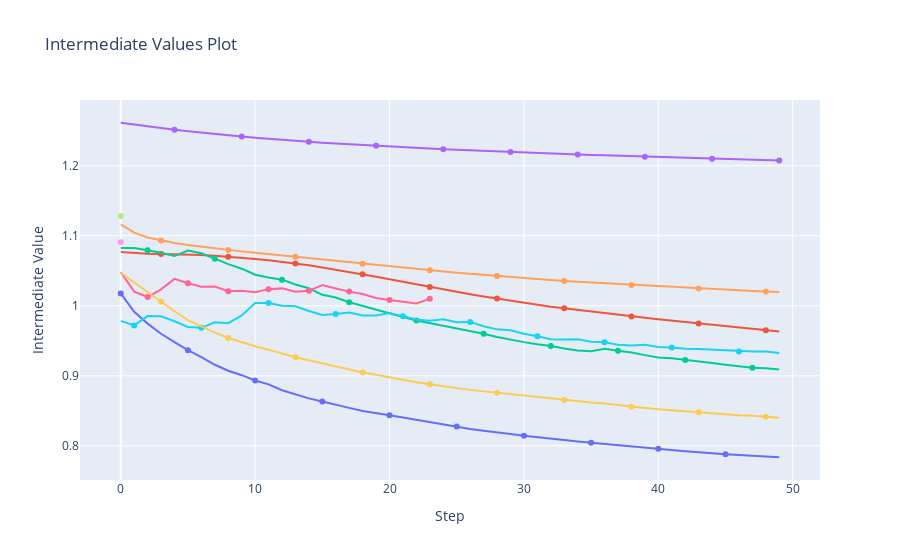

Write notebook code for a chart like this one.
### Code cell
fig = optuna.visualization.plot_intermediate_values(study)
graph_path = f"./figures/{params.MODEL_TYPE}/plot_intermediate_values_graph"
fig.write_html(Path(f"{graph_path}.html"))
fig.write_image(Path(f"{graph_path}.png"))
fig.show()
